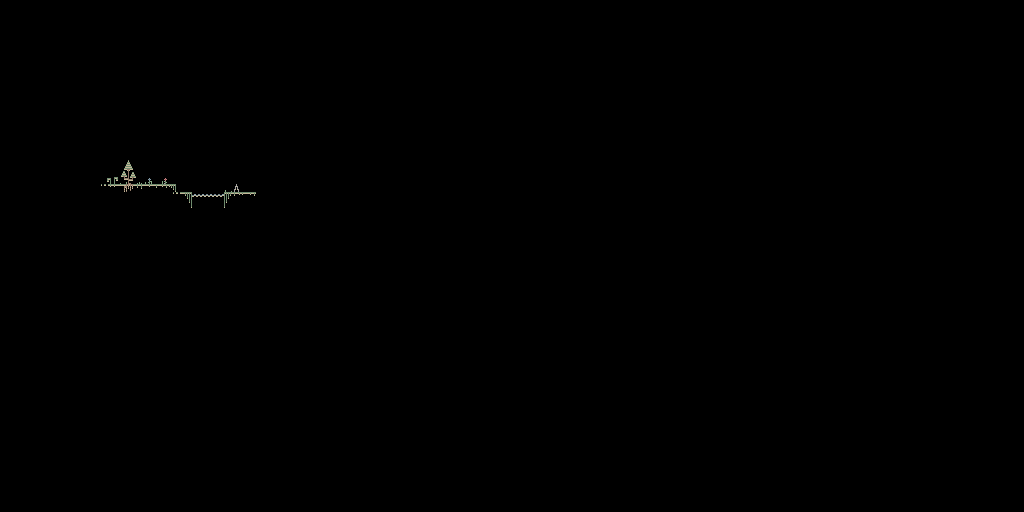

Below is a game level as drawn by its tile map, then a one-line description and the .tmx that defines it (tile-layer data replaced by summaries):
An orthogonal 128x64 tile map with 8x8 px tiles, 4 tile layers (ground, foil1, foil2, sky) and 1 object (spawn).

<map version="1.4" tiledversion="1.4.3" orientation="orthogonal" renderorder="right-down" width="128" height="64" tilewidth="8" tileheight="8" infinite="0" nextlayerid="6" nextobjectid="2">
 <tileset firstgid="1" source="tiles.tsx" />
 <layer id="1" name="ground" width="128" height="64">
  <data>[8192 cells, 23 non-empty, 18 distinct tile ids]</data>
 </layer>
 <layer id="2" name="foil1" width="128" height="64">
  <data>[8192 cells, 16 non-empty, 16 distinct tile ids]</data>
 </layer>
 <layer id="4" name="foil2" width="128" height="64">
  <data>[8192 cells, 4 non-empty, 4 distinct tile ids]</data>
 </layer>
 <objectgroup id="5" name="mark">
  <object id="1" name="spawn_1" type="spawn" x="152" y="176" width="8" height="8" />
 </objectgroup>
 <layer id="3" name="sky" width="128" height="64">
  <data>[8192 cells, 0 non-empty, 0 distinct tile ids]</data>
 </layer>
</map>
